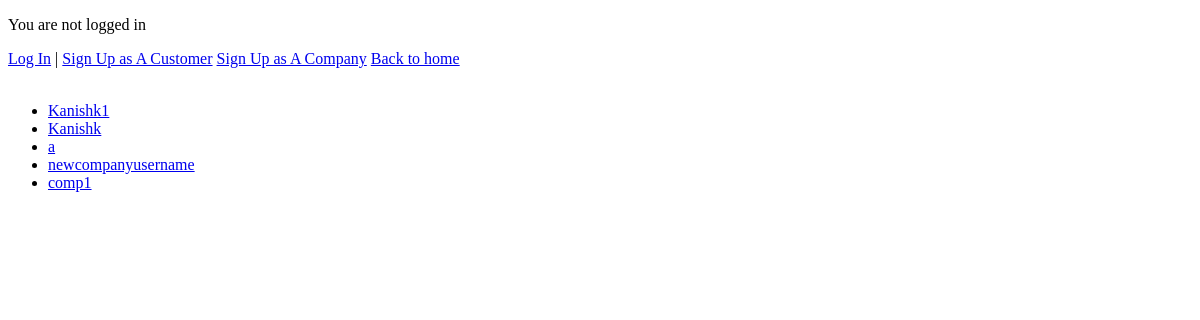
/users/companylist/, run on an earlier commit of the app's database.
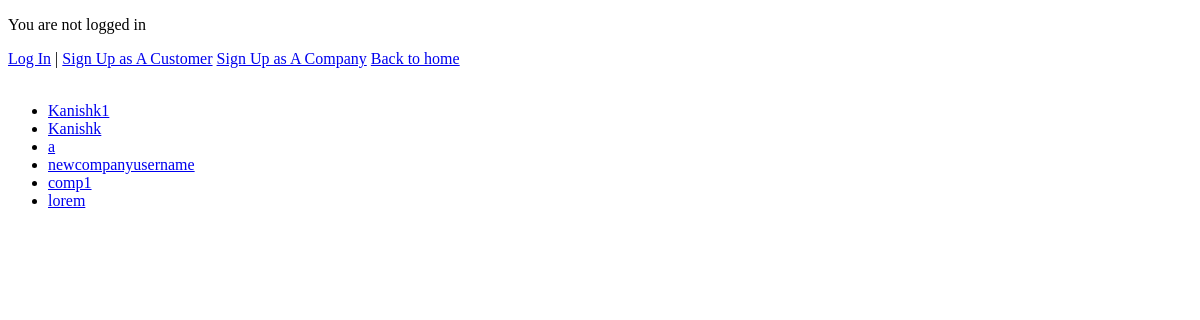
And on a later commit of the database.
### Users/models.py (models this page shows, shortened)
class CustomUser(AbstractBaseUser, PermissionsMixin):
    email = models.EmailField(_('email address'), unique=True)
    is_staff = models.BooleanField(default=False)
    is_active = models.BooleanField(default=True)
    date_joined = models.DateTimeField(default=timezone.now)
    phone_number = models.IntegerField()
    is_company = models.BooleanField()
    username=models.CharField(max_length=30,unique=True)
    USERNAME_FIELD = 'email'
    REQUIRED_FIELDS = ['phone_number','is_company', 'username']
    objects = CustomUserManager()

### Users/views.py (the view)
# urls.py: path('companylist/',company_list,name='companies'),
def company_list(request):
    companies=CustomUser.objects.filter(is_company=True)
    return render(request,'company_list.html',{'companies' : companies})

### templates/company_list.html
{% extends '_base.html' %}
{% block content %}
<ul>
{% for company in companies %}
<li><a href="{% url 'company_getproducts' company.pk %}">{{ company.username }}</a></li>
{% endfor %}
</ul>
{% endblock content %}

What changed in the data, as far as the page shows it:
added CustomUser: username "lorem"
